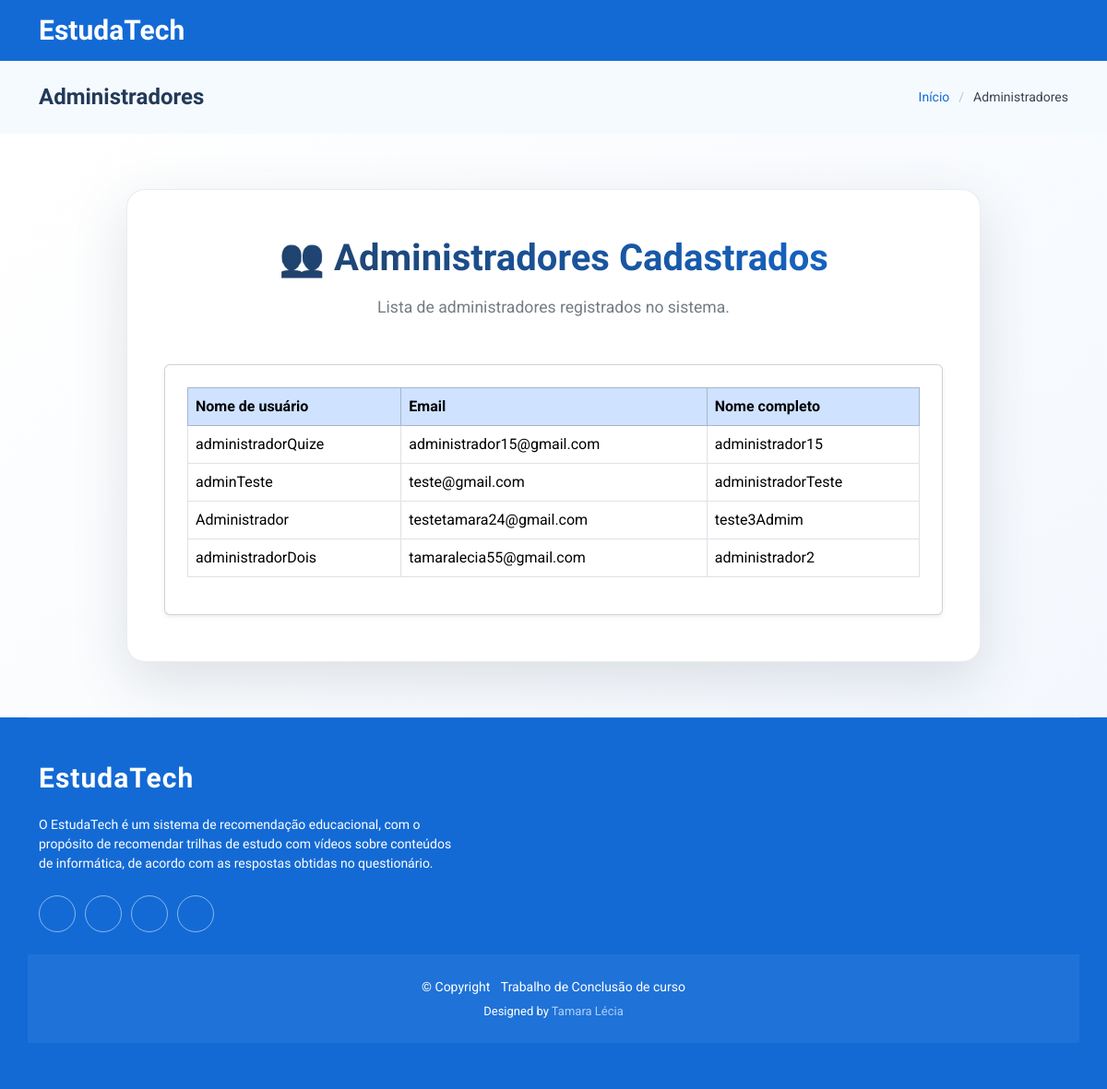
The app's page /administrador/verAdministradores/ with its own data.
### administrador/models.py (models this page shows)
class Administrador(models.Model):
    user = models.OneToOneField(User, on_delete=models.CASCADE)
    identificador = models.CharField(max_length=20, default='administrador')
    nome = models.CharField(max_length=100)
    email = models.EmailField(max_length=100)

### administrador/views.py (the view)
# urls.py: path('verAdministradores/', views.verAdministradores, name='verAdministradores'),
def verAdministradores (request):
    administradores = Administrador.objects.select_related('user').all()
    return render(request, 'administrador/verAdministradores.html', {'administradores' : administradores})

### administrador/templates/administrador/verAdministradores.html (shortened to what this page needs)
{% load static %}
<!DOCTYPE html>
<html lang="pt-br">
<head>
  <link href="{% static 'vendor/bootstrap/css/bootstrap.min.css' %}" rel="stylesheet">
  <link href="{% static 'vendor/bootstrap-icons/bootstrap-icons.css' %}" rel="stylesheet">
  <link href="{% static 'vendor/aos/aos.css' %}" rel="stylesheet">
  <link href="{% static 'vendor/swiper/swiper-bundle.min.css' %}" rel="stylesheet">
  <link href="{% static 'css/main.css' %}" rel="stylesheet">
  <link href="{% static 'css/custom.css' %}" rel="stylesheet">
</head>
<body class="enroll-page">
  <header id="header" class="header d-flex align-items-center sticky-top">
    <div class="container-fluid container-xl position-relative d-flex align-items-center">
      <a href="#" class="logo d-flex align-items-center me-auto">
        <h1 class="sitename">EstudaTech</h1>
      </a>
    </div>
  </header>
  <main class="main">
    <div class="page-title light-background">
      <div class="container d-lg-flex justify-content-between align-items-center">
        <h1 class="mb-2 mb-lg-0">Administradores</h1>
        <nav class="breadcrumbs">
          <ol>
            <li><a href="{% url 'indexAdm' %}">Início</a></li>
            <li class="current">Administradores</li>
          </ol>
        </nav>
      </div>
    </div>
    <section id="enroll" class="enroll section">
      <div class="container" data-aos="fade-up" data-aos-delay="100">
        <div class="row">
          <div class="col-lg-10 mx-auto">
            <div class="enrollment-form-wrapper">
              <div class="enrollment-header text-center mb-5" data-aos="fade-up" data-aos-delay="200">
                <h2>👥 Administradores Cadastrados</h2>
                <p>Lista de administradores registrados no sistema.</p>
              </div>
              <div class="card shadow-sm p-4">
                <div class="table-responsive">
                  <table class="table table-bordered table-hover align-middle">
                    <thead class="table-primary">
                      <tr>
                        <th>Nome de usuário</th>
                        <th>Email</th>
                        <th>Nome completo</th>
                      </tr>
                    </thead>
                    <tbody>
                      {% for administrador in administradores %}
                      <tr>
                        <td>{{ administrador.user.username }}</td>
                        <td>{{ administrador.user.email }}</td>
                        <td>{{ administrador.nome }}</td>
                      </tr>
                      {% empty %}
                      <tr>
                        <td colspan="3" class="text-center">Nenhum administrador cadastrado.</td>
                      </tr>
                      {% endfor %}
                    </tbody>
                  </table>
                </div>
              </div>
            </div>
          </div>
        </div>
      </div>
    </section>
  </main>
  <footer id="footer" class="footer accent-background">
    <div class="container footer-top">
      <div class="row gy-4">
        <div class="col-lg-5 col-md-12 footer-about">
          <a href="#" class="logo d-flex align-items-center">
            <span class="sitename">EstudaTech</span>
          </a>
          <p>O EstudaTech é um sistema de recomendação educacional, com o propósito de recomendar trilhas de estudo com vídeos sobre conteúdos de informática, de acordo com as respostas obtidas no questionário.</p>
          <div class="social-links d-flex mt-4">
            <a href="#"><i class="bi bi-twitter-x"></i></a>
            <a href="#"><i class="bi bi-facebook"></i></a>
            <a href="#"><i class="bi bi-instagram"></i></a>
            <a href="#"><i class="bi bi-linkedin"></i></a>
          </div>
        </div>
      </div>
    </div>
    <div class="container copyright text-center mt-4">
      <p>© <span>Copyright</span> <strong class="px-1 sitename"></strong> <span>Trabalho de Conclusão de curso</span></p>
      <div class="credits">
          Designed by <a href="#">Tamara Lécia</a>
      </div>
    </div>
  </footer>
</body>
</html>

### records on screen
Administrador: user.username "administradorQuize", user.email "administrador15@gmail.com", nome "administrador15"
Administrador: user.username "adminTeste", user.email "teste@gmail.com", nome "administradorTeste"
Administrador: user.username "Administrador", user.email "testetamara24@gmail.com", nome "teste3Admim"
Administrador: user.username "administradorDois", user.email "tamaralecia55@gmail.com", nome "administrador2"
